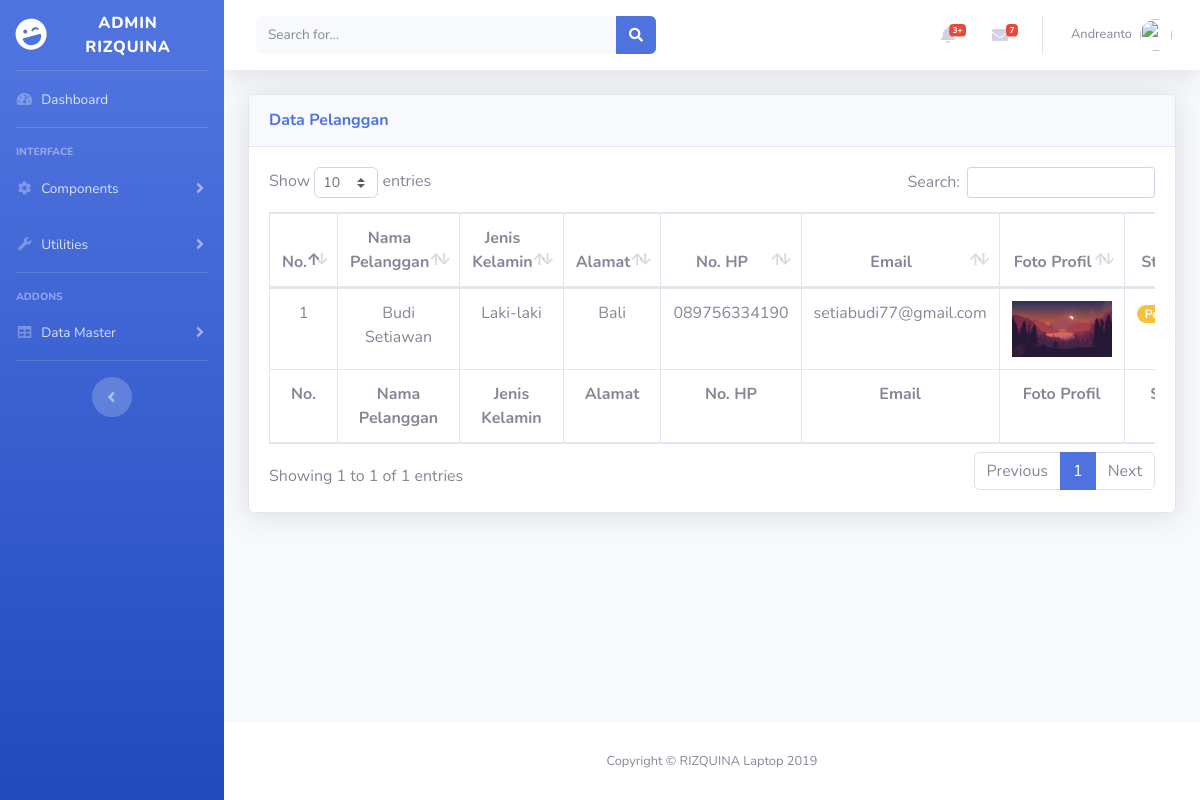
The app's page /data_pelanggan.php (signed in) with its own data.
### tables this page shows
CREATE TABLE `user` (
  `ID_USER` int(11) NOT NULL,
  `NAMA_USER` varchar(45) DEFAULT NULL,
  `JENIS_KELAMIN` enum('Laki-laki','Perempuan') NOT NULL,
  `ALAMAT_USER` varchar(50) DEFAULT NULL,
  `NO_HP_USER` varchar(13) DEFAULT NULL,
  `EMAIL_USER` varchar(30) DEFAULT NULL,
  `PASSWORD_USER` varchar(60) DEFAULT NULL,
  `FOTO_PROFIL_USER` varchar(30) DEFAULT NULL,
  `TOKEN_USER` varchar(20) DEFAULT NULL,
  `HAK_AKSES_USER` int(11) DEFAULT NULL,
  `TANGGAL_DAFTAR` date DEFAULT NULL,
  `STATUS_AKTIVASI` int(11) NOT NULL
);

### data_pelanggan.php (the view, shortened to what this page needs)
<?php
  require 'connection.php';
?>
<!DOCTYPE html>
<html lang="en">
<head>
  <link href="vendor/fontawesome-free/css/all.min.css" rel="stylesheet" type="text/css">
  <link href="css/sb-admin-2.min.css" rel="stylesheet">
  <link href="vendor/datatables/dataTables.bootstrap4.min.css" rel="stylesheet">
</head>
<body id="page-top">
  <div id="wrapper">
    <ul class="navbar-nav bg-gradient-primary sidebar sidebar-dark accordion" id="accordionSidebar">
      <a class="sidebar-brand d-flex align-items-center justify-content-center" href="index.php">
        <div class="sidebar-brand-icon rotate-n-15">
          <i class="fas fa-laugh-wink"></i>
        </div>
        <div class="sidebar-brand-text mx-3">Admin RIZQUINA</div>
      </a>
      <hr class="sidebar-divider my-0">
      <li class="nav-item">
        <a class="nav-link" href="index.php">
          <i class="fas fa-fw fa-tachometer-alt"></i>
          <span>Dashboard</span></a>
      </li>
      <hr class="sidebar-divider">
      <div class="sidebar-heading">
        Interface
      </div>
      <li class="nav-item">
        <a class="nav-link collapsed" href="#" data-toggle="collapse" data-target="#collapseTwo" aria-expanded="true" aria-controls="collapseTwo">
          <i class="fas fa-fw fa-cog"></i>
          <span>Components</span>
        </a>
      </li>
      <li class="nav-item">
        <a class="nav-link collapsed" href="#" data-toggle="collapse" data-target="#collapseUtilities" aria-expanded="true" aria-controls="collapseUtilities">
          <i class="fas fa-fw fa-wrench"></i>
          <span>Utilities</span>
        </a>
      </li>
      <hr class="sidebar-divider">
      <div class="sidebar-heading">
        Addons
      </div>
      <li class="nav-item">
        <a class="nav-link collapsed" href="#" data-toggle="collapse" data-target="#collapseTable" aria-expanded="true" aria-controls="collapseTable">
          <i class="fas fa-fw fa-table"></i>
          <span>Data Master</span>
        </a>
      </li>
      <hr class="sidebar-divider d-none d-md-block">
      <div class="text-center d-none d-md-inline">
        <button class="rounded-circle border-0" id="sidebarToggle"></button>
      </div>
    </ul>
    <div id="content-wrapper" class="d-flex flex-column">
      <div id="content">
        <nav class="navbar navbar-expand navbar-light bg-white topbar mb-4 static-top shadow">
          <form class="d-none d-sm-inline-block form-inline mr-auto ml-md-3 my-2 my-md-0 mw-100 navbar-search">
            <div class="input-group">
              <input type="text" class="form-control bg-light border-0 small" placeholder="Search for..." aria-label="Search" aria-describedby="basic-addon2">
              <div class="input-group-append">
                <button class="btn btn-primary" type="button">
                  <i class="fas fa-search fa-sm"></i>
                </button>
              </div>
            </div>
          </form>
          <ul class="navbar-nav ml-auto">
            <li class="nav-item dropdown no-arrow mx-1">
              <a class="nav-link dropdown-toggle" href="#" id="alertsDropdown" role="button" data-toggle="dropdown" aria-haspopup="true" aria-expanded="false">
                <i class="fas fa-bell fa-fw"></i>
                <span class="badge badge-danger badge-counter">3+</span>
              </a>
            </li>
            <li class="nav-item dropdown no-arrow mx-1">
              <a class="nav-link dropdown-toggle" href="#" id="messagesDropdown" role="button" data-toggle="dropdown" aria-haspopup="true" aria-expanded="false">
                <i class="fas fa-envelope fa-fw"></i>
                <span class="badge badge-danger badge-counter">7</span>
              </a>
            </li>
            <?php if(!isset($_SESSION["login"])) { ?>
            <li class="nav-item dropdown no-arrow">
              <a class="nav-link dropdown-toggle" href="#" id="userDropdown" role="button" data-toggle="dropdown" aria-haspopup="true" aria-expanded="false">
                <span class="mr-2 d-none d-lg-inline text-gray-600 small">User</span>
                <img class="img-profile rounded-circle" src="https://source.unsplash.com/QAB-WJcbgJk/60x60">
              </a>
              <div class="dropdown-menu dropdown-menu-right shadow animated--grow-in" aria-labelledby="userDropdown">
                <a class="dropdown-item" href="login.php">
                  <i class="fas fa-sign-in-alt fa-sm fa-fw mr-2 text-gray-400"></i>
                  Login
                </a>
              </div>
            </li>
            <?php } else { ?>
              <li class="nav-item dropdown no-arrow">
              <a class="nav-link dropdown-toggle" href="#" id="userDropdown" role="button" data-toggle="dropdown" aria-haspopup="true" aria-expanded="false">
                <span class="mr-2 d-none d-lg-inline text-gray-600 small"><?= $_SESSION["NAMA_USER"]; ?></span>
                <img class="img-profile rounded-circle" src="img/<?= $_SESSION["FOTO_PROFIL_USER"]; ?>">
              </a>
            </li>
            <?php } ?>
          </ul>
        </nav>
        <div class="container-fluid">
          <div class="card shadow mb-4">
            <div class="card-header py-3">
              <h6 class="m-0 font-weight-bold text-primary">Data Pelanggan</h6>
          </div>
            <div class="card-body">
              <div class="table-responsive">
                <table class="table table-bordered" id="dataTable" width="100%" cellspacing="0">
                  <thead>
                    <tr>
                        <th class="text-center">No.</th>
                        <th class="text-center">Nama Pelanggan</th>
                        <th class="text-center">Jenis Kelamin</th>
                        <th class="text-center">Alamat</th>
                        <th class="text-center">No. HP</th>
                        <th class="text-center">Email</th>
                        <th class="text-center">Foto Profil</th>
                        <th class="text-center">Status</th>
                    </tr>
                  </thead>
                  <tfoot>
                    <tr>
                        <th class="text-center">No.</th>
                        <th class="text-center">Nama Pelanggan</th>
                        <th class="text-center">Jenis Kelamin</th>
                        <th class="text-center">Alamat</th>
                        <th class="text-center">No. HP</th>
                        <th class="text-center">Email</th>
                        <th class="text-center">Foto Profil</th>
                        <th class="text-center">Status</th>
                    </tr>
                  </tfoot>
                  <tbody>
                    <?php $i = 1;?>
                    <?php
                      $sql = mysqli_query($conn, "SELECT * FROM user WHERE HAK_AKSES_USER = 2");
                      while($row = mysqli_fetch_assoc($sql)) {
                    ?>
                    <tr>
                        <td class="text-center"><?= $i; ?></td>
                        <td class="text-center"><?= $row["NAMA_USER"]; ?></td>
                        <td class="text-center"><?= $row["JENIS_KELAMIN"]; ?></td>
                        <td class="text-center"><?= $row["ALAMAT_USER"]; ?></td>
                        <td class="text-center"><?= $row["NO_HP_USER"]; ?></td>
                        <td class="text-center"><?= $row["EMAIL_USER"]; ?></td>
                        <td class="text-center"><img src="img/<?= $row["FOTO_PROFIL_USER"]; ?>" alt="foto profil" width="100"></td>
                        <?php $hak_akses = $row["HAK_AKSES_USER"];?>
                        <td class="text-center"><?php if($hak_akses == 2) {
                          echo '<span class="badge badge-pill badge-warning px-2">Pelanggan</span>';
                        }?></td>
                    </tr>
                    <?php $i++; ?>
                    <?php } ?>
                  </tbody>
                </table>
              </div>
            </div>
          </div>
        </div>
      </div>
      <footer class="sticky-footer bg-white">
        <div class="container my-auto">
          <div class="copyright text-center my-auto">
            <span>Copyright &copy; RIZQUINA Laptop 2019</span>
          </div>
        </div>
      </footer>
    </div>
  </div>
</body>
</html>

### records on screen
user: NAMA_USER "Budi Setiawan", JENIS_KELAMIN "Laki-laki", ALAMAT_USER "Bali", NO_HP_USER "089756334190", EMAIL_USER "setiabudi77@gmail.com", FOTO_PROFIL_USER (picture), HAK_AKSES_USER "Pelanggan"

### other values on screen
$_SESSION["NAMA_USER"] "Andreanto"
